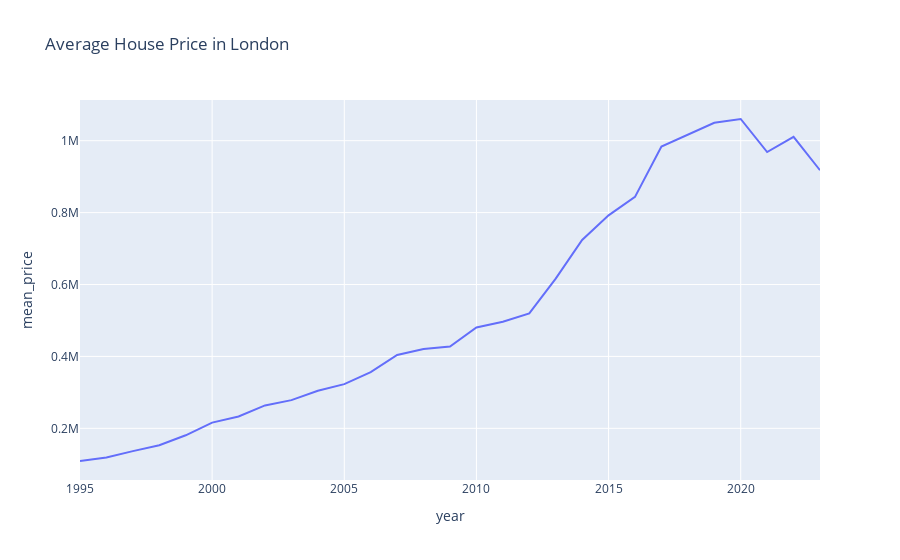

The cell this chart's notebook holds for it:
### Code cell
import plotly.express as px

london_house_prices = price_paid_data.loc[price_paid_data.city=='LONDON']
london_house_prices['year'] = pd.DatetimeIndex(london_house_prices['transfer_date']).year
london_house_prices = london_house_prices.groupby('year')['price'].mean().reset_index(name ='mean_price')

fig = px.line(london_house_prices, x="year", y="mean_price", title='Average House Price in London')
fig.show()

### Figure 1 — Plotly figure (JSON) as saved in the notebook; plotly's stock layout.template omitted (floating-point values rounded to 4 significant figures)
{"data": [{"hovertemplate": "year=%{x}<br>mean_price=%{y}<extra></extra>", "legendgroup": "", "line": {"color": "#636efa", "dash": "solid"}, "marker": {"symbol": "circle"}, "mode": "lines", "name": "", "orientation": "v", "showlegend": false, "type": "scatter", "x": [1995, 1996, 1997, 1998, 1999, 2000, 2001, 2002, 2003, 2004, 2005, 2006, 2007, 2008, 2009, 2010, 2011, 2012, 2013, 2014, 2015, 2016, 2017, 2018, 2019, 2020, 2021, 2022, 2023], "xaxis": "x", "y": [109100.0, 118700.0, 136500.0, 153000.0, 180700.0, 215900.0, 233000.0, 263700.0, 278400.0, 304700.0, 322900.0, 356200.0, 404100.0, 420700.0, 427800.0, 480300.0, 496300.0, 519500.0, 616200.0, 724100.0, 792300.0, 843700.0, 983700.0, 1017000.0, 1050000.0, 1060000.0, 968400.0, 1011000.0, 917900.0], "yaxis": "y"}], "layout": {"legend": {"tracegroupgap": 0}, "title": {"text": "Average House Price in London"}, "xaxis": {"anchor": "y", "domain": [0, 1], "title": {"text": "year"}}, "yaxis": {"anchor": "x", "domain": [0, 1], "title": {"text": "mean_price"}}}}
